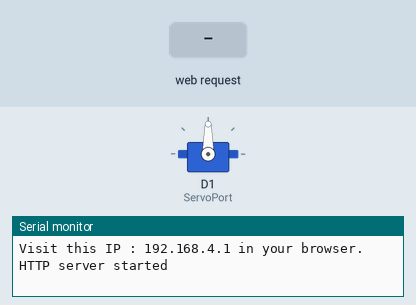
This sketch was run on a simulated ESP8266 (NodeMCU). Shown: servo, the last lines printed to the serial monitor. Inputs (shaded band) come from the test bench.

Above: at 1.7 s.
1.8 s: HTTP request GET /setPOS received
At 2.5 s:
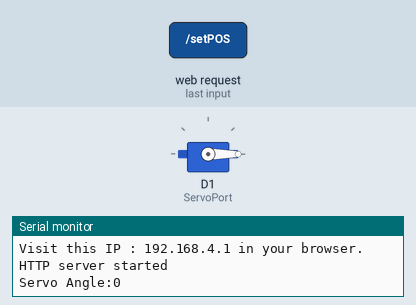
3.3 s: HTTP request GET /setPOS?servoPOS=120 received
At 3.7 s:
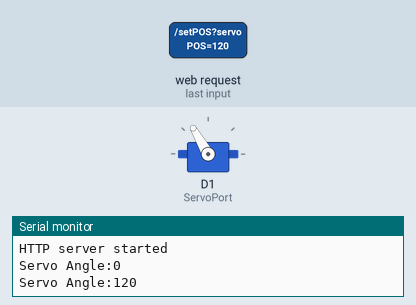
4.8 s: HTTP request GET /setPOS?servoPOS=0 received
At 6.0 s:
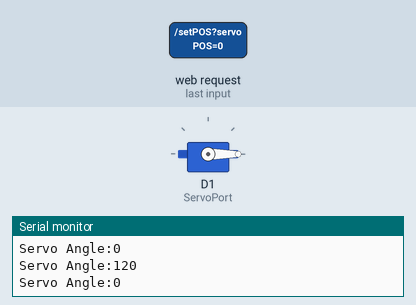
Timing chart, 0 to 7.8 s (numbered marks = the images above; inputs shaded):
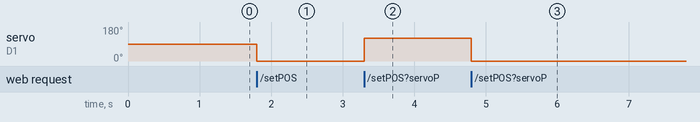

Measured:
- after the input at 1.8 s, servo on D1 (ServoPort): 90° → 0° at once
- after the input at 3.3 s, servo on D1 (ServoPort): 0° → 120° at once
- after the input at 4.8 s, servo on D1 (ServoPort): 120° → 0° at once

The sketch:

NodeMCU_Control_Servo_Access_Point.ino
```cpp
//----------------------------------------Include the NodeMCU ESP8266 Library
//----------------------------------------see here: https://www.youtube.com/watch?v=8jMr94B8iN0 to add NodeMCU ESP8266 library and board
#include <ESP8266WiFi.h>
#include <WiFiClient.h>
#include <ESP8266WebServer.h>
//----------------------------------------Include the Servo Library
#include <Servo.h>

#include "PageIndex.h"; //--> Include the contents of the User Interface Web page, stored in the same folder as the .ino file

#define ServoPort D1   //--> Defining Servo Port

//----------------------------------------Make a wifi name and password as access point
const char* ssid = "NodeMCU_ESP8266";
const char* password = "goodluck";
//----------------------------------------

Servo myservo;  //--> create servo object to control a servo

ESP8266WebServer server(80);  //--> Server on port 80

//----------------------------------------This routine is executed when you open NodeMCU ESP8266 IP Address in browser
void handleRoot() {
 String s = MAIN_page; //Read HTML contents
 server.send(200, "text/html", s); //Send web page
}
//----------------------------------------

//----------------------------------------Procedure for handling servo control
void handleServo(){
  String POS = server.arg("servoPOS");
  int pos = POS.toInt();
  myservo.write(pos);   //--> Move the servo motor according to the POS value
  delay(15);
  Serial.print("Servo Angle:");
  Serial.println(pos);
  server.send(200, "text/plane","");
}
//----------------------------------------
//----------------------------------------Setup----------------------------------------
void setup() {
  Serial.begin(115200);
  delay(500);

  myservo.attach(ServoPort); //--> attaches the servo on D1 to the servo object

  WiFi.softAP(ssid, password);  //--> Start Making ESP8266 NodeMCU as an access point

  IPAddress apip = WiFi.softAPIP(); //--> Get the IP server
  Serial.print("Connect your wifi laptop/mobile phone to this NodeMCU Access Point : ");
  Serial.println(ssid);
  Serial.print("Visit this IP : ");
  Serial.print(apip); //--> Prints the IP address of the server to be visited
  Serial.println(" in your browser.");
  //----------------------------------------

  //----------------------------------------Initialize Webserver
  server.on("/",handleRoot);  //--> Routine to handle at root location. This is to display web page.
  server.on("/setPOS",handleServo); //--> Sets servo position from Web request
  server.begin();
  Serial.println("HTTP server started");
}
//------------------------------------------------------------------------------------
//----------------------------------------Loop----------------------------------------
void loop() {
 server.handleClient();
}
//------------------------------------------------------------------------------------
```

PageIndex.h
```cpp
const char MAIN_page[] PROGMEM = R"=====(
<!DOCTYPE html>
<html>
  <head>
    <meta name="viewport" content="width=device-width, initial-scale=1">
    <style>
      html {
        font-family: Arial;
        display: inline-block;
        margin: 0px auto;
        text-align: center;
      }

      .slidecontainer {
        width: 100%;
      }

      .slider {
        -webkit-appearance: none;
        width: 50%;
        height: 15px;
        border-radius: 5px;
        background: #d3d3d3;
        outline: none;
        opacity: 0.7;
        -webkit-transition: .2s;
        transition: opacity .2s;
      }

      .slider:hover {
        opacity: 1;
      }

      .slider::-webkit-slider-thumb {
        -webkit-appearance: none;
        appearance: none;
        width: 25px;
        height: 25px;
        border-radius: 50%;
        background: #4CAF50;
        cursor: pointer;
      }

      .slider::-moz-range-thumb {
        width: 25px;
        height: 25px;
        border-radius: 50%;
        background: #4CAF50;
        cursor: pointer;
      }
    </style>
  </head>
  <body>

    <h1>NodeMCU ESP8266 / ESP12E Control Servo SG90</h1>
    <br><br>
    <div class="slidecontainer">
      <input type="range" min="0" max="180" value="50" class="slider" id="myRange">
      <p>Value : <span id="demo"></span></p>
    </div>

    <script>
      function sendData(pos) {
        var xhttp = new XMLHttpRequest();
        xhttp.onreadystatechange = function() {
          if (this.readyState == 4 && this.status == 200) {
            console.log(this.responseText);
          }
        };
        xhttp.open("GET", "setPOS?servoPOS="+pos, true);
        xhttp.send();
      }
      var slider = document.getElementById("myRange");
      var output = document.getElementById("demo");
      output.innerHTML = slider.value;

      slider.oninput = function() {
        output.innerHTML = this.value;
        sendData(output.innerHTML);
      }
    </script>

  </body>
</html>
)=====";
```
